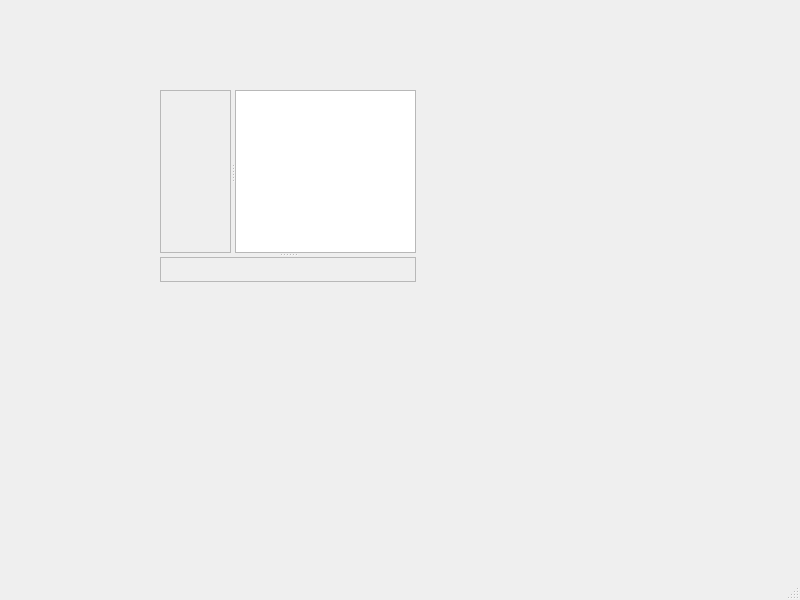
<?xml version="1.0" encoding="UTF-8"?>
<ui version="4.0">
 <class>MainWindow</class>
 <widget class="QMainWindow" name="MainWindow">
  <property name="geometry">
   <rect>
    <x>0</x>
    <y>0</y>
    <width>800</width>
    <height>600</height>
   </rect>
  </property>
  <property name="windowTitle">
   <string>MainWindow</string>
  </property>
  <widget class="QWidget" name="centralwidget">
   <widget class="QSplitter" name="splitter_2">
    <property name="geometry">
     <rect>
      <x>160</x>
      <y>90</y>
      <width>256</width>
      <height>192</height>
     </rect>
    </property>
    <property name="orientation">
     <enum>Qt::Vertical</enum>
    </property>
    <widget class="QSplitter" name="splitter">
     <property name="orientation">
      <enum>Qt::Horizontal</enum>
     </property>
     <widget class="QFrame" name="frame">
      <property name="frameShape">
       <enum>QFrame::StyledPanel</enum>
      </property>
      <property name="frameShadow">
       <enum>QFrame::Raised</enum>
      </property>
     </widget>
     <widget class="QTextEdit" name="textEdit"/>
    </widget>
    <widget class="QFrame" name="frame_2">
     <property name="frameShape">
      <enum>QFrame::StyledPanel</enum>
     </property>
     <property name="frameShadow">
      <enum>QFrame::Raised</enum>
     </property>
    </widget>
   </widget>
  </widget>
  <widget class="QMenuBar" name="menubar">
   <property name="geometry">
    <rect>
     <x>0</x>
     <y>0</y>
     <width>800</width>
     <height>26</height>
    </rect>
   </property>
  </widget>
  <widget class="QStatusBar" name="statusbar"/>
 </widget>
 <resources/>
 <connections/>
</ui>
